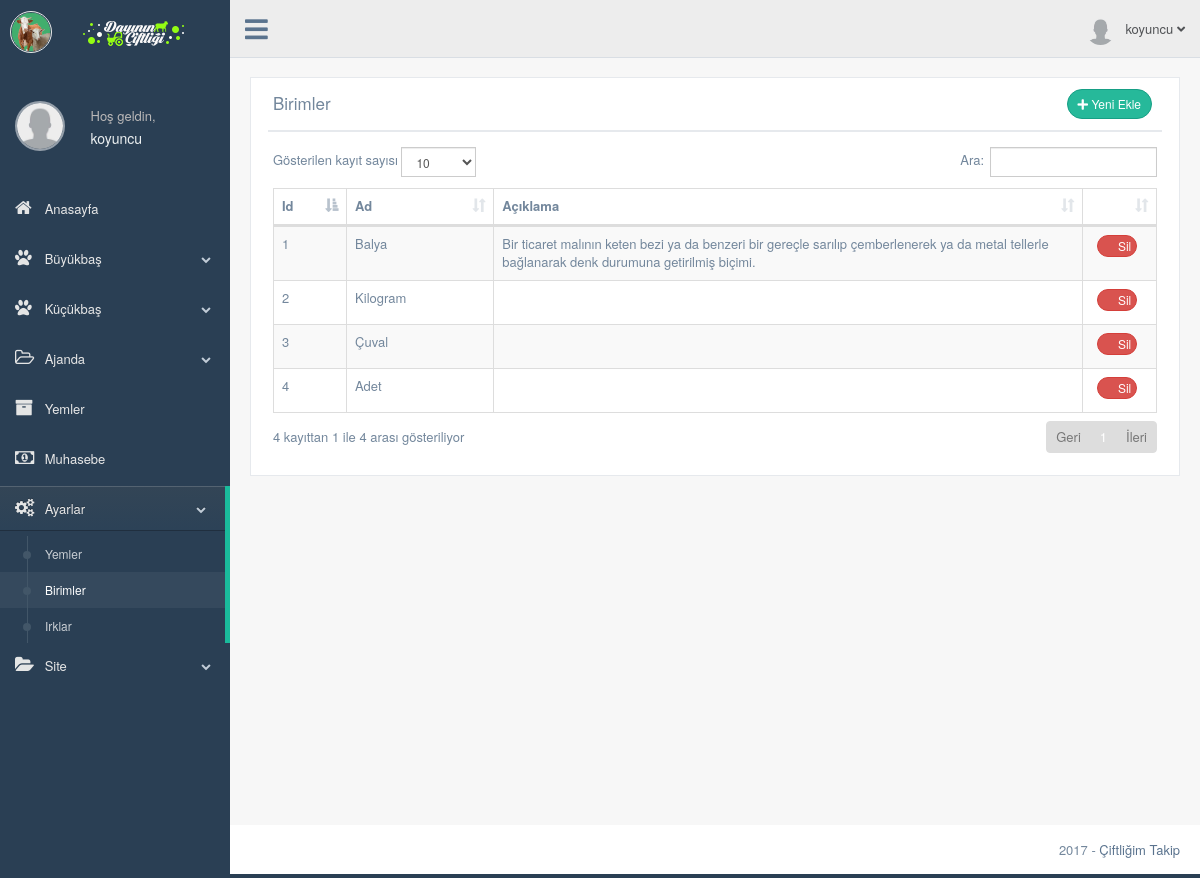
The app's page /production/birimler.php (signed in) with its own data.
### tables this page shows
CREATE TABLE `kullanici` (
  `kullanici_id` int(11) NOT NULL,
  `kullanici_adi` varchar(50) NOT NULL,
  `kullanici_sifre` varchar(50) NOT NULL,
  `kullanici_adsoyad` varchar(50) NOT NULL DEFAULT 'Ad Soyad',
  `kullanici_eposta` varchar(50) NOT NULL,
  `kullanici_gorsel` varchar(250) NOT NULL DEFAULT 'images/kullanici/kullanici.png',
  `kullanici_kayittarihi` datetime NOT NULL,
  `kullanici_yetki` int(1) NOT NULL DEFAULT '2',
  `kullanici_durum` int(1) NOT NULL
);

CREATE TABLE `birim` (
  `birim_id` int(11) NOT NULL,
  `birim_adi` varchar(25) NOT NULL,
  `birim_aciklama` varchar(1000) NOT NULL
);

### production/birimler.php (the view, shortened to what this page needs)
<?php
    include 'header.php';
    $birimsorgu=$db->prepare("SELECT * FROM birim");
    $birimsorgu->execute();
?>
        <div class="right_col" role="main">
          <div class="">
            <div class="page-title">
              <div class="title_left">
              </div>
            </div>
            <div class="clearfix"></div>
            <div class="row">
              <div class="col-md-12 col-sm-12 col-xs-12">
                <div class="x_panel">
                  <div class="x_title">
                    <h2>Birimler</h2>
                    <div class=" text-right">
                      <a href="birim-ekle.php" class="btn btn-round btn-success btn-sm"><i class="fa fa-plus" aria-hidden="true"></i> Yeni Ekle</a>
                    </div>
                  </div>
                  <div class="x_content">
                    <table id="datatable" class="table table-striped table-bordered">
                      <thead>
                        <tr>
                          <th class="col-md-1 col-sm-1">Id</th>
                          <th class="col-md-2 col-sm-2">Ad</th>
                          <th class="">Açıklama</th>
                          <th class="col-md-1 col-sm-1 col-xs-12"></th>
                        </tr>
                      </thead>
                      <tbody>
                      <?php while ($birimcek=$birimsorgu->fetch(PDO::FETCH_ASSOC)) { ?>
                        <tr>
                          <td><?php echo $birimcek['birim_id']; ?></td>
                          <td><?php echo $birimcek['birim_adi']; ?></td>
                          <td><?php echo $birimcek['birim_aciklama']; ?></td>
                          <td class="text-center">
                            <a href="../../islem.php?birimsil=true&birim_id=<?php echo $birimcek['birim_id']; ?>" class="btn btn-round btn-danger btn-xs"><i class="fa fa-trash-o" aria-hidden="true"></i> Sil</a>
                          </td>
                        </tr>
                       <?php } ?>
                      </tbody>
                    </table>
                  </div>
                </div>
              </div>
            </div>
          </div>
        </div>
        <?php include 'footer.php'; ?>

### production/header.php (shortened to what this page needs)
<?php
  include '../baglan.php';
  $kullanicisorgu=$db->prepare("SELECT * FROM kullanici WHERE kullanici_adi=:kullanici");
  $kullanicisorgu->execute(array(
        'kullanici' => $_SESSION['kullanici_adi']
      ));
  $kullanicicek=$kullanicisorgu->fetch(PDO::FETCH_ASSOC);
 ?>
<!DOCTYPE html>
<html lang="tr">
  <head>
    <link href="../vendors/bootstrap/dist/css/bootstrap.min.css" rel="stylesheet">
    <link href="../vendors/font-awesome/css/font-awesome.min.css" rel="stylesheet">
    <link rel="stylesheet" href="https://use.fontawesome.com/releases/v5.0.13/css/all.css">
    <link rel="stylesheet" href="css/style-print.css" media="print" type="text/css">
    <link href="../vendors/nprogress/nprogress.css" rel="stylesheet">
    <link href="../vendors/iCheck/skins/flat/green.css" rel="stylesheet">
    <link href="../vendors/malihu-custom-scrollbar-plugin/jquery.mCustomScrollbar.min.css" rel="stylesheet"/>
    <link href="../vendors/datatables.net-bs/css/dataTables.bootstrap.min.css" rel="stylesheet">
    <link href="../vendors/datatables.net-buttons-bs/css/buttons.bootstrap.min.css" rel="stylesheet">
    <link href="../vendors/datatables.net-fixedheader-bs/css/fixedHeader.bootstrap.min.css" rel="stylesheet">
    <link href="../vendors/datatables.net-responsive-bs/css/responsive.bootstrap.min.css" rel="stylesheet">
    <link href="../vendors/datatables.net-scroller-bs/css/scroller.bootstrap.min.css" rel="stylesheet">
    <link href="../build/css/custom.min.css" rel="stylesheet">
    <link href="../build/css/main.css" rel="stylesheet">
  </head>
  <body class="nav-md">
    <div class="container body">
      <div class="main_container">
        <div class="col-md-3 left_col menu_fixed">
          <div class="left_col scroll-view">
            <div class="navbar nav_title" style="border: 0;">
              <a href="index.html" class="site_title"><i class="fa"><img src="../images/eks-genel/eks-logo-ikon.png" width="40px" height="auto" alt=""></i> <span><img src="images/logo.png" style="margin-left:20px"alt=""></span></a>
            </div>
            <?php include 'sidebar.php'; ?>
        <div class="top_nav"  id="yazdirma">
          <div class="nav_menu">
            <nav class="">
              <div class="nav toggle">
                <a id="menu_toggle"><i class="fa fa-bars"></i></a>
              </div>
              <ul class="nav navbar-nav navbar-right">
                <li class="">
                  <a href="javascript:;" class="user-profile dropdown-toggle" data-toggle="dropdown" aria-expanded="false">
                    <img src="<?php echo $kullanicicek['kullanici_gorsel']; ?>" alt=""><?php echo $_SESSION['kullanici_adi'] ?>
                    <span class=" fa fa-angle-down"></span>
                  </a>
                </li>
              </ul>
            </nav>
          </div>
        </div>

### production/sidebar.php (shortened to what this page needs)
<br>
            <div class="profile clearfix">
              <div class="profile_pic text-center" style="margin-top: 25px; ">
                <a href="profil.php"><img src="<?php echo $kullanicicek['kullanici_gorsel']; ?>" alt="" style="width: 50px; height: 50px; max-width: 50px; max-height: 50px; -webkit-border-radius: 50%; -moz-border-radius: 50%; border-radius: 50%; border: 2px solid rgba(255,255,255,0.5);" ></a>
              </div>
              <div class="profile_info">
                <span>Hoş geldin,</span>
                <a href="profil.php"><h2><?php echo $_SESSION['kullanici_adi'] ?></h2></a>
              </div>
              <div class="clearfix"></div>
            </div>
            <br />
            <div id="sidebar-menu" class="main_menu_side hidden-print main_menu">
              <div class="menu_section">
                <ul class="nav side-menu">
                  <li><a href="index.php"><i class="fa fa-home"></i> Anasayfa </a>
                  </li>
                  <li><a><i class="fa fa-paw"></i> Büyükbaş <span class="fa fa-chevron-down"></span></a>
                  </li>
                  <li><a><i class="fa fa-paw"></i> Küçükbaş <span class="fa fa-chevron-down"></span></a>
                  </li>
                  <li><a><i class="fa fa-folder-open-o"></i> Ajanda <span class="fa fa-chevron-down"></span></a>
                  </li>
                  <li><a href="yem.php"><i class="fa fa-archive"></i> Yemler </a>
                  </li>
                  <li><a href="muhasebe.php"><i class="fa fa-money"></i> Muhasebe </a>
                  </li>
                  <li><a><i class="fa fa-cogs"></i> Ayarlar <span class="fa fa-chevron-down"></span></a>
                    <ul class="nav child_menu">
                      <li><a href="yemler.php">Yemler</a></li>
                      <li><a href="birimler.php">Birimler</a></li>
                      <li><a href="#">Irklar</a></li>
                    </ul>
                  </li>
                  <li><a><i class="fa fa-folder-open"></i> Site <span class="fa fa-chevron-down"></span></a>
                  </li>
                </ul>
              </div>
            </div>
          </div>
        </div>

### build/css/main.css (style rules this page uses)
.site_title i { border: 1px solid #EAEAEA; padding: 0px 0px !important; border-radius: 50% }

### records on screen
kullanici: kullanici_gorsel (placeholder picture)
birim: birim_id "1", birim_adi "Balya", birim_aciklama "Bir ticaret malının keten bezi ya da benzeri bir gereçle sarılıp çemberlenerek ya da metal tellerle bağlanarak denk durumuna getirilmiş biçimi."
birim: birim_id "2", birim_adi "Kilogram"
birim: birim_id "3", birim_adi "Çuval"
birim: birim_id "4", birim_adi "Adet"

### other values on screen
$_SESSION['kullanici_adi'] "koyuncu"
